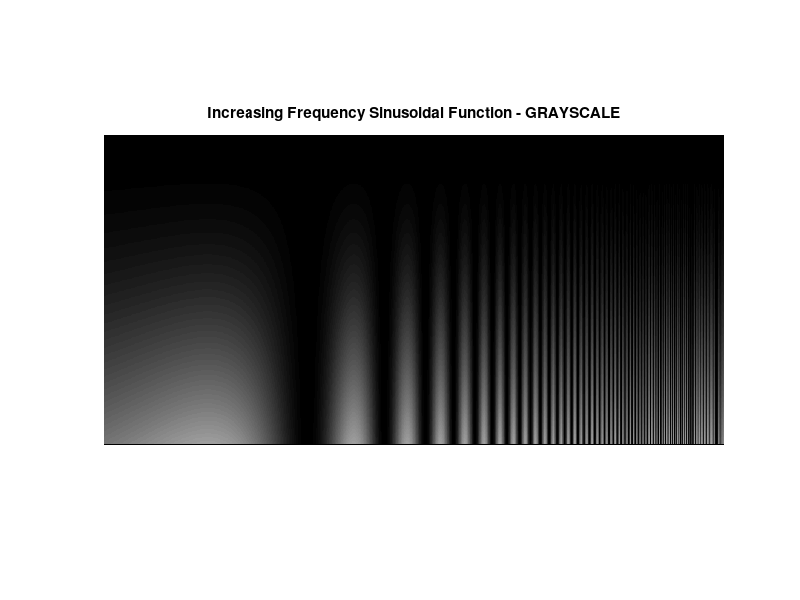
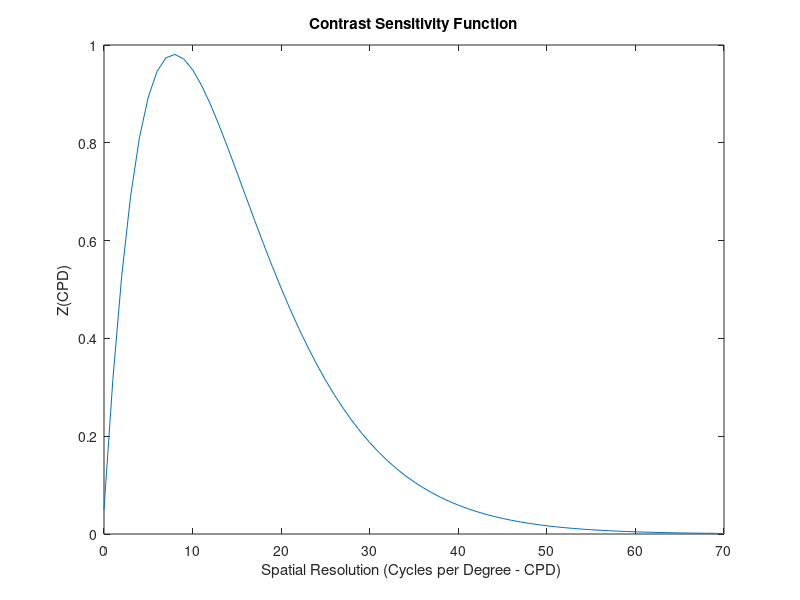
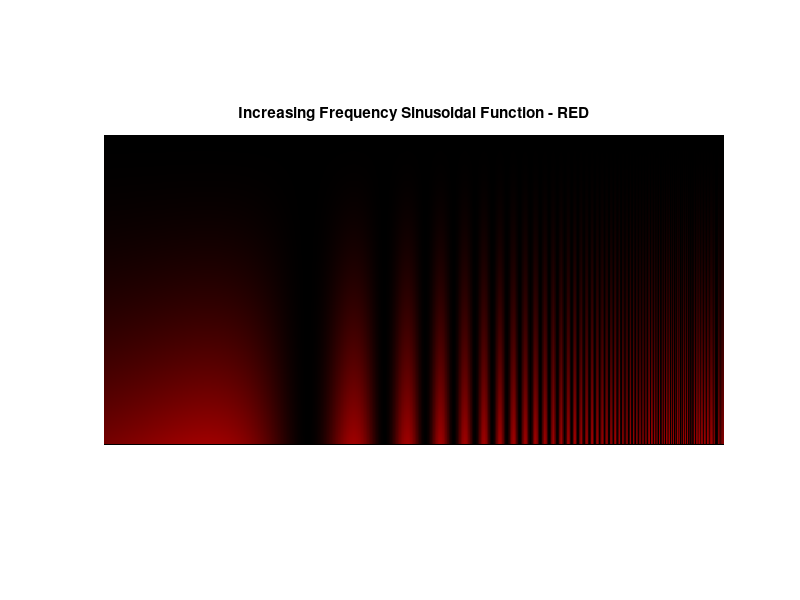
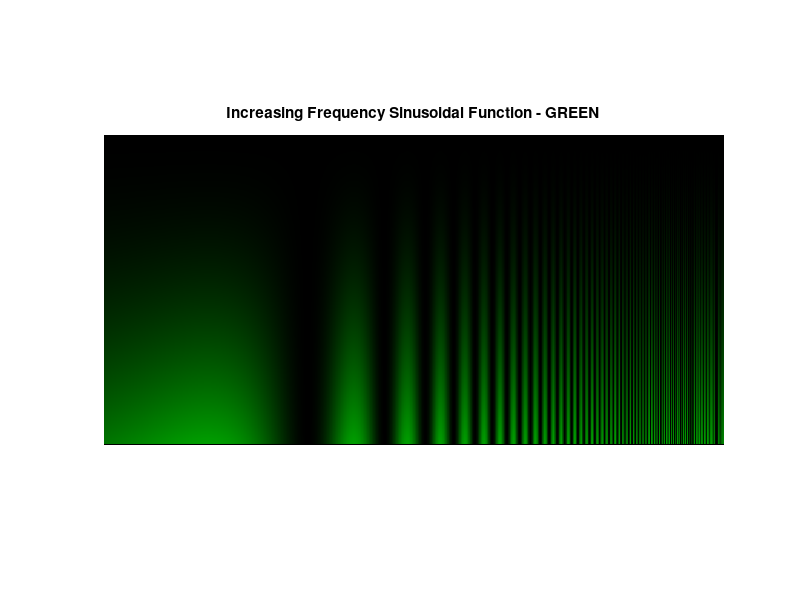

The MATLAB source for these figures, in order: (Note: this script raises an error after producing the figures.)
%%%%%%%%%%%%%%%%%%%%%%%%%%
%
% MULTIMEDIA COMMUNICATION SERVICES
% LAB n. 1b
%
%%%%%%%%%%%%%%%%%%%%%%%%%%


%% 1- Contrast Sensitivity Function

close all;
clear all;
rows=512;
cols=1024;

%-----Grayscale Sensitivity-----%

for i=1:rows
    for j=1:cols
        image(i,j) = (128/(0.5*i))*(sin(0.5*exp(j/150))+1)*((i/600)^3);  
    end
end
    
figure(1);
imshow(image);
title('Increasing Frequency Sinusoidal Function - GRAYSCALE');
c = waitforbuttonpress ;
%----Contrast Sensitivity Function----%

f=0:1:70;   % cycles per degree (CPD), which measures an angular resolution (spatial resolution), or how
            % much an eye can differentiate one object from another in terms of visual angles. Resolution 
            % in CPD can be measured by bar charts of different numbers of white/black stripe cycles. For 
            % example, if each pattern is 1.75 cm wide and is placed at 1 m distance from the eye, it will 
            % subtend an angle of 1 degree, so the number of white/black bar pairs on the pattern will be 
            % a measure of the cycles per degree of that pattern. The highest such number that the eye can 
            % resolve as stripes, or distinguish from a grey block, is then the measurement of visual 
            % acuity of the eye.
           
z=2.6*(0.0192+0.114.*f).*exp(-(0.114.*f).^1.1);

figure(2)
plot(f,z); 
title('Contrast Sensitivity Function'); 
xlabel('Spatial Resolution (Cycles per Degree - CPD) '); ylabel('Z(CPD)');
c = waitforbuttonpress ;


%-----Colors Sensitivity RGB-----%

% Red Component
my_image1(512,1024,3)=0; %initialize the image
my_image1(:,:,1)=image;
figure(3);
imshow(my_image1);
title('Increasing Frequency Sinusoidal Function - RED');
c = waitforbuttonpress ;
% Green Component
my_image2(512,1024,3)=0; %initialize the image
my_image2(:,:,2)=image;
figure(4);
imshow(my_image2);
title('Increasing Frequency Sinusoidal Function - GREEN');
c = waitforbuttonpress ;
% Blue Component
my_image3(512,1024,3)=0; %initialize the image
my_image3(:,:,3)=image;
figure(5);
imshow(my_image3);
title('Increasing Frequency Sinusoidal Function - BLUE');
c = waitforbuttonpress ;
%-----Colors Sensitivity YCBCR-----%

% Image Creation
result(512,1024,3)=0;
rgb(512,1024,3)=0;
rgb(:,:,1)= image;
rgb(:,:,2)= image;
rgb(:,:,3)= image;
ycbcr = rgb2ycbcr(rgb);

% Y Component
Y = ycbcr(:,:,1);
Cb = mean(mean(ycbcr(:,:,2)));
Cr = mean(mean(ycbcr(:,:,3)));

result(:,:,1)= Y;
result(:,:,2)= Cb;
result(:,:,3)= Cr;
imageY = ycbcr2rgb(result);

figure(6);
imshow(imageY);
title('Increasing Frequency Sinusoidal Function - Y');
c = waitforbuttonpress ;
% Cb Component
Y = mean(mean(ycbcr(:,:,1)));
Cb = (ycbcr(:,:,2));
Cr = mean(mean(ycbcr(:,:,3)));

result(:,:,1)= Y;
result(:,:,2)= Cb;
result(:,:,3)= Cr;
imageCb = ycbcr2rgb(result);

figure(7);
imshow(imageCb);
title('Increasing Frequency Sinusoidal Function - Cb');
c = waitforbuttonpress ;
% Cr Component
Y = mean(mean(ycbcr(:,:,1)));
Cb = mean(mean(ycbcr(:,:,2)));
Cr = ycbcr(:,:,3);

result(:,:,1)= Y;
result(:,:,2)= Cb;
result(:,:,3)= Cr;
imageCr = ycbcr2rgb(result);

figure(8);
imshow(imageCr);
title('Increasing Frequency Sinusoidal Function - Cr');
c = waitforbuttonpress ;

%% 2- Spatio-Temporal Sensitivity

%----Moving Sinusoids----%
cmap=gray(256);
f_x=.5;     v_x=.2;
f_y=.5;     v_y=.2;
phase=0;

[a,b]=meshgrid(1:0.1:100,1:0.1:100);

for t=1:100
    X=uint8(128*(1+sin(2*pi*f_x.*(a-(a/3)*t)+2*pi*f_y.*(b-(b/3)*t)+phase)));
    M(t)=im2frame(X,cmap);
end

implay(M,10);

%----AVI movie (attacched, already created)----%

% rows=512;
% cols=1024;
% cmap = gray(256);
% writerObj = VideoWriter('video.avi');
% open(writerObj);
% 
% for n=1:100
%     for i=1:rows
%         for j=1:cols
%             image(i,j) = uint8((128)*(sin(0.5*exp(j/150)+n)+1));
%         end
%     end
%     I = mat2gray(image,[0 255]);
%     % Transform image
%     frame(n) = im2frame(image,cmap);
%     writeVideo(writerObj,frame(n));
% end










